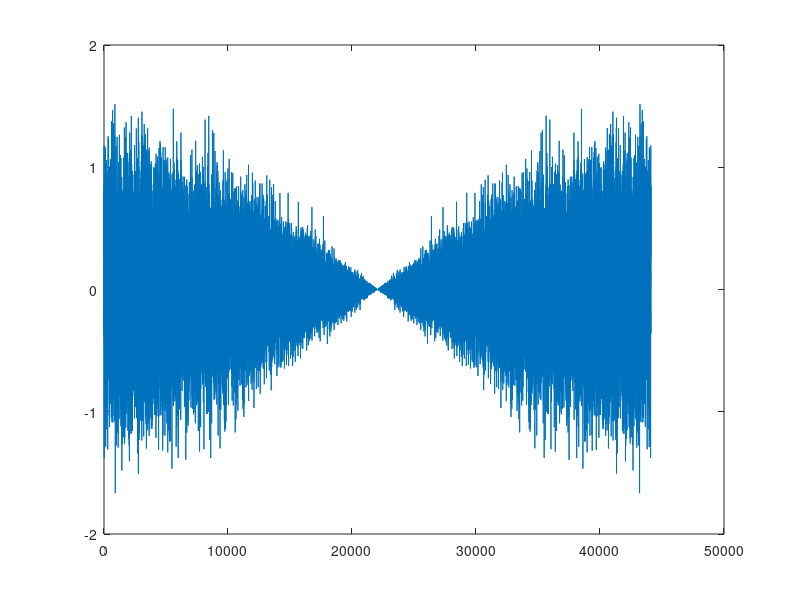

MATLAB code to generate this figure:
fs = 44100;

preamble = [];
for i=1:fs/2
    x = round(rand);
    if(x==1)
        preamble = [preamble 1];
    else
        preamble = [preamble -1];
    end
end
preamble = [preamble fliplr(preamble)]

farray = -fs/2:(fs/2)-1;

shifted_preamble = ifftshift(preamble);
transmit_preamble = ifft(shifted_preamble);

transmit_preamble = 100*transmit_preamble;

figure;
plot(1:length(transmit_preamble),transmit_preamble);

audiowrite('freq_signal_441.wav',transmit_preamble,fs);
    